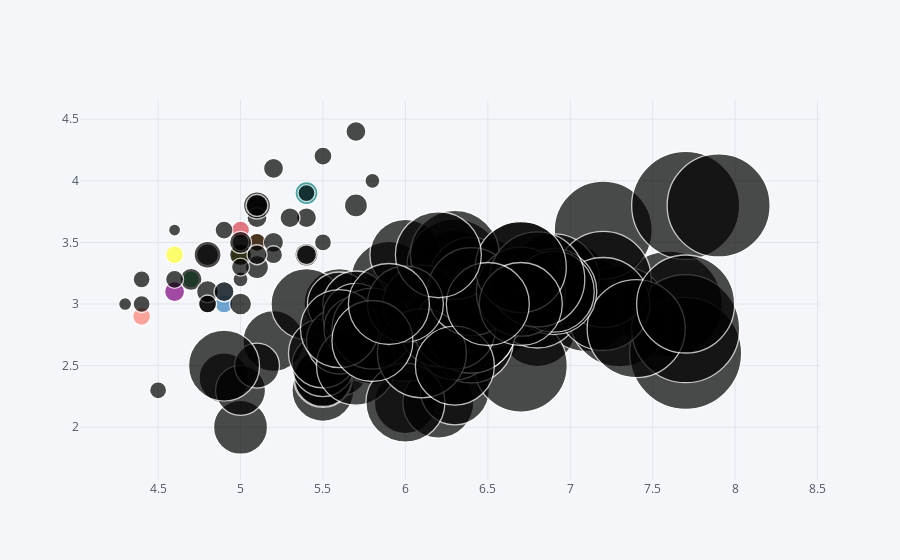

Notebook code cell kept with this figure:
### Code cell
(
    dfIris
    .iplot(x='sepal_length',y='sepal_width',kind='bubble',size='petal_length')
)

### Figure 1 — Plotly figure (JSON) as saved in the notebook; plotly's stock layout.template omitted (floating-point values rounded to 4 significant figures; data arrays with more than 128 entries replaced by an {"elided": "..."} marker saying what was removed)
{"data": [{"marker": {"color": ["rgb(255, 153, 51)", "rgb(55, 128, 191)", "rgb(50, 171, 96)", "rgb(128, 0, 128)", "rgb(219, 64, 82)", "rgb(0, 128, 128)", "rgb(255, 255, 51)", "rgb(128, 128, 0)", "rgb(251, 128, 114)", "rgb(128, 177, 211)"], "line": {"width": 1.3}, "size": {"elided": "150 int values"}, "symbol": "circle"}, "mode": "markers", "text": "", "type": "scatter", "x": {"elided": "150 float values"}, "y": {"elided": "150 float values"}}], "layout": {"legend": {"bgcolor": "#F5F6F9", "font": {"color": "#4D5663"}}, "paper_bgcolor": "#F5F6F9", "plot_bgcolor": "#F5F6F9", "title": {"font": {"color": "#4D5663"}}, "xaxis": {"gridcolor": "#E1E5ED", "showgrid": true, "tickfont": {"color": "#4D5663"}, "title": {"font": {"color": "#4D5663"}, "text": ""}, "zerolinecolor": "#E1E5ED"}, "yaxis": {"gridcolor": "#E1E5ED", "showgrid": true, "tickfont": {"color": "#4D5663"}, "title": {"font": {"color": "#4D5663"}, "text": ""}, "zerolinecolor": "#E1E5ED"}}}
